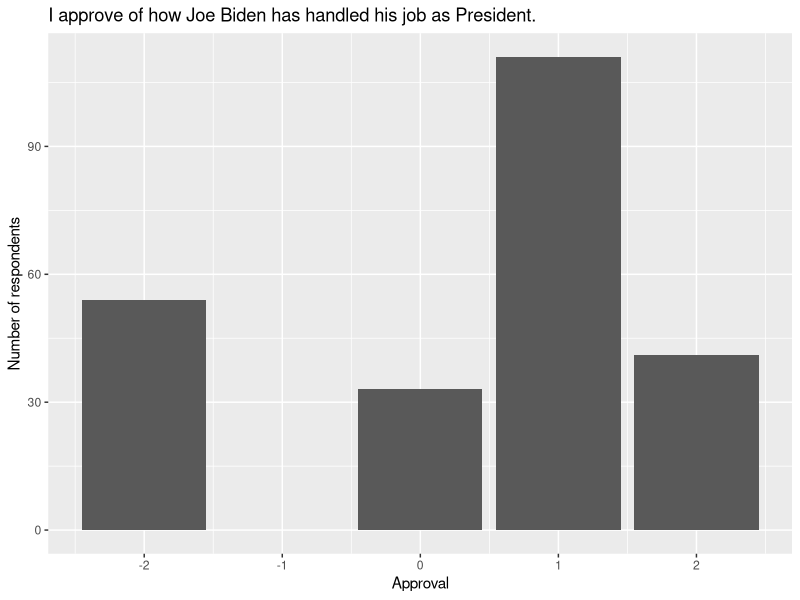
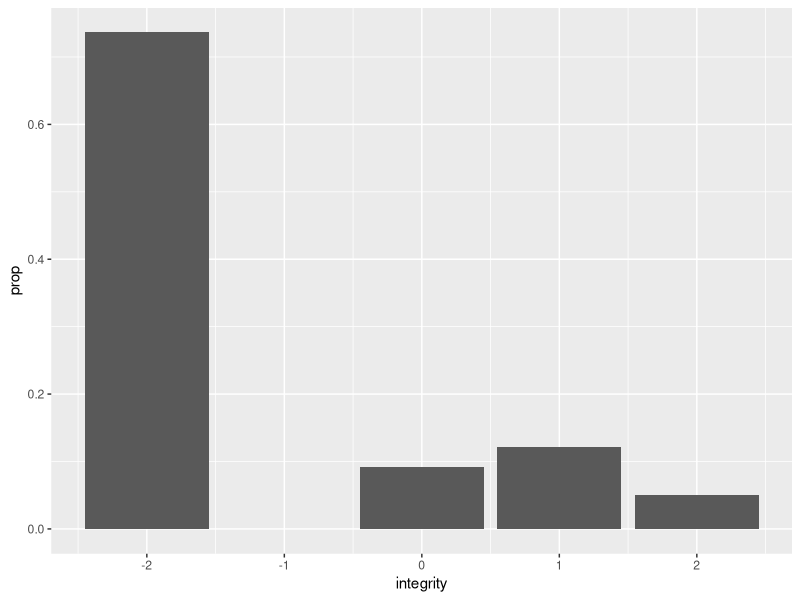
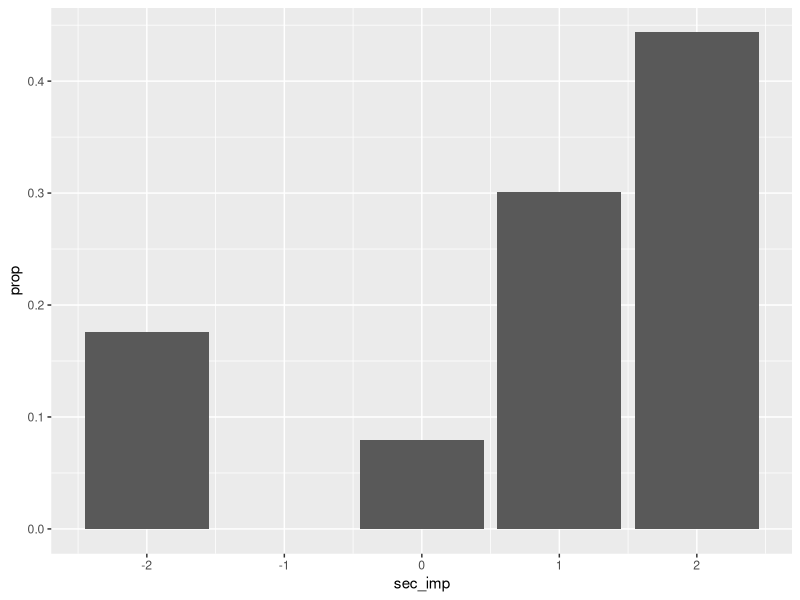
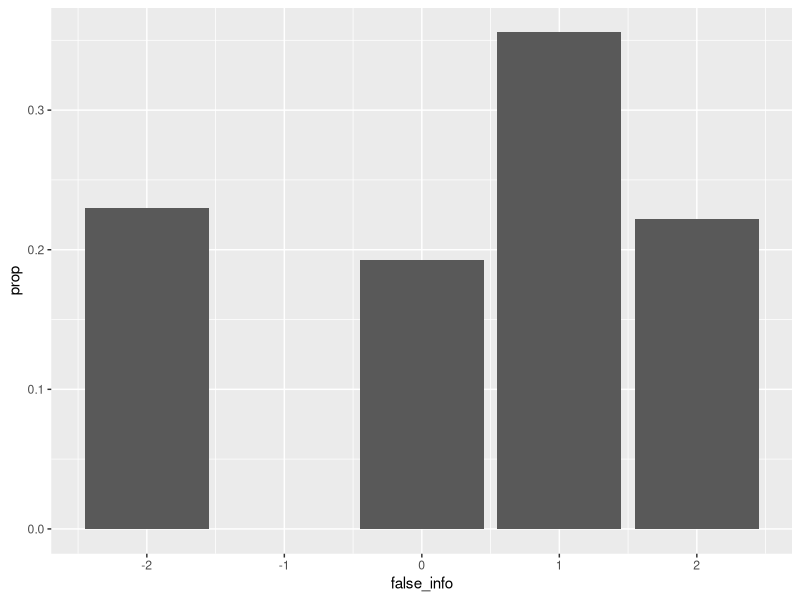
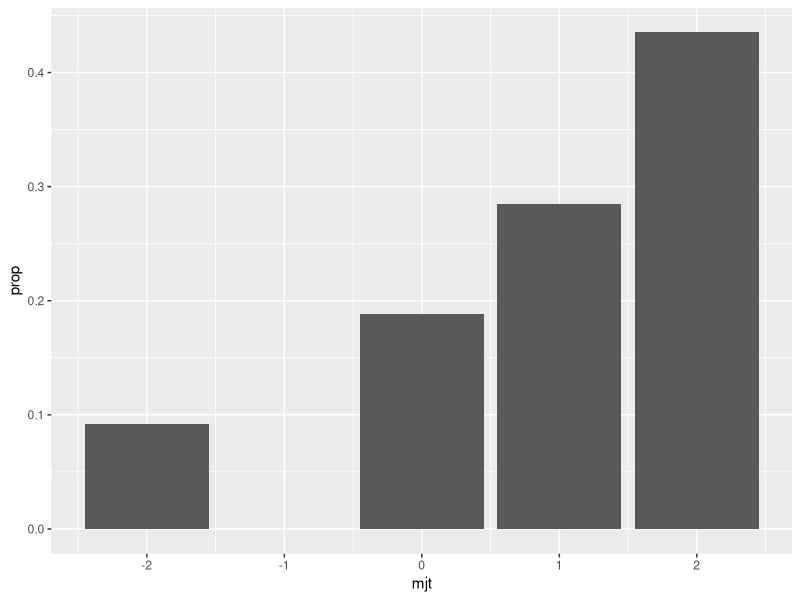
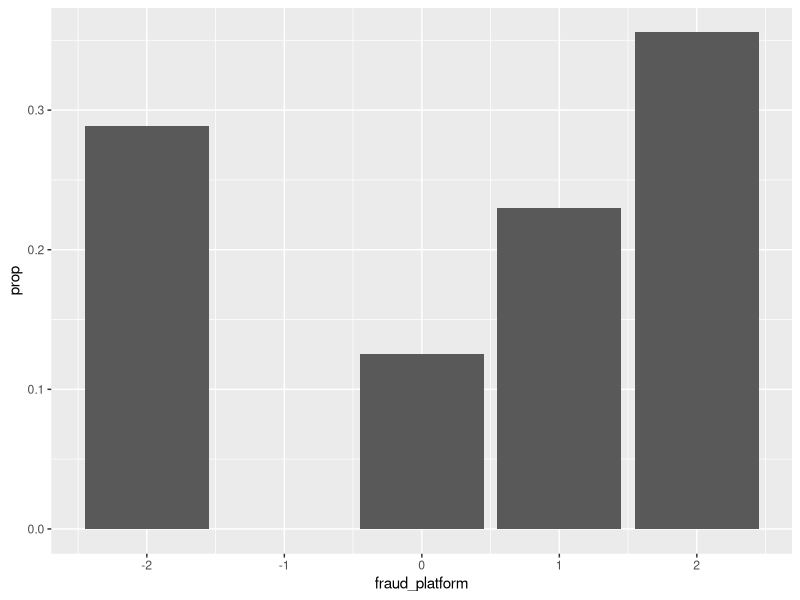
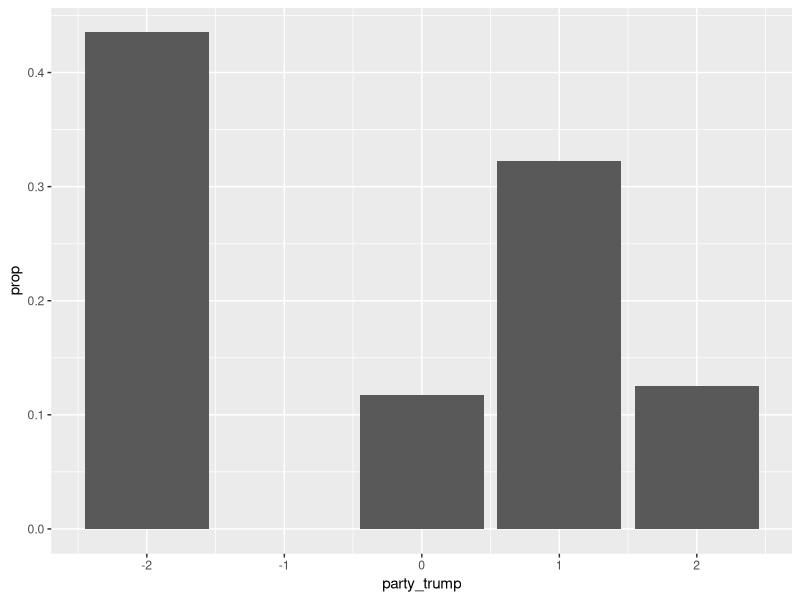
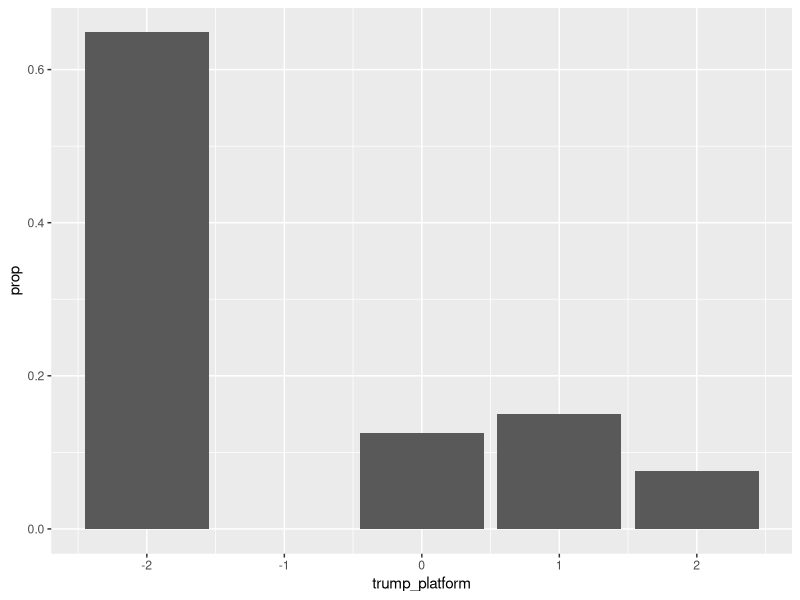

R code for these plots, in order:
## ---- chunk 1
knitr::opts_chunk$set(echo = TRUE)
library(tidyverse)
## ---- chunk 2
poll1 <- read.csv("HODP x HPR_April 10, 2021_20.31.csv") %>%
  tail(-3) %>% 
  select("Finished",
         "ResponseId",
         starts_with("Q"))
## ---- chunk 3
poll2 <- poll1

poll2[poll2 == "Strongly Disagree"] = -2
poll2[poll2 == "Disagree"] = -2
poll2[poll2 == "Neutral"] = 0
poll2[poll2 == "Agree"] = 1
poll2[poll2 == "Strongly Agree"] = 2

poll2 <- poll2 %>%
  mutate(biden = as.numeric(Q1),
         integrity = as.numeric(Q2),
         sec_imp = as.numeric(Q3),
         false_info = as.numeric(Q4),
         mjt = as.numeric(Q5),
         fraud_platform = as.numeric(Q6),
         party_trump = as.numeric(Q7),
         trump_platform = as.numeric(Q8),
         rep_platform = as.numeric(Q9),
         prof_west = as.numeric(Q10),
         op_soc = as.numeric(Q11),
         op_acad = as.numeric(Q12),
         class = as.numeric(Q22),
         gender = Q20,
         race = Q21)

## ---- chunk 4
poll2 %>%
  ggplot(aes(x = biden)) +
  geom_bar() +
  labs(title = "I approve of how Joe Biden has handled his job as President.",
       x = "Approval",
       y = "Number of respondents")

poll2 %>%
  ggplot(aes(x = integrity)) +
  geom_bar(aes(y = ..prop..))

poll2 %>%
  ggplot(aes(x = sec_imp)) +
  geom_bar(aes(y = ..prop..))

poll2 %>%
  ggplot(aes(x = false_info)) +
  geom_bar(aes(y = ..prop..))

poll2 %>%
  ggplot(aes(x = mjt)) +
  geom_bar(aes(y = ..prop..))

poll2 %>%
  ggplot(aes(x = fraud_platform)) +
  geom_bar(aes(y = ..prop..))

poll2 %>%
  ggplot(aes(x = party_trump)) +
  geom_bar(aes(y = ..prop..))

poll2 %>%
  ggplot(aes(x = trump_platform)) +
  geom_bar(aes(y = ..prop..))

poll2 %>%
  ggplot(aes(x = rep_platform)) +
  geom_bar(aes(y = ..prop..))

poll2 %>%
  ggplot(aes(x = prof_west)) +
  geom_bar(aes(y = ..prop..))

poll2 %>%
  ggplot(aes(x = op_soc)) +
  geom_bar(aes(y = ..prop..))

poll2 %>%
  ggplot(aes(x = op_acad)) +
  geom_bar(aes(y = ..prop..))

poll2 %>%
  ggplot(aes(x = race)) +
  geom_bar() +
  coord_flip()
## ---- chunk 5
poll2 %>%
  ggplot(aes(x = biden, y = integrity)) +
  geom_jitter(width = 0.1) +
  geom_smooth(method = 'lm')

poll2 %>%
  ggplot(aes(x = biden, y = false_info)) +
  geom_jitter(width = 0.1) +
  geom_smooth(method = 'lm')

poll2 %>%
  ggplot(aes(x = biden, y = op_soc)) +
  geom_jitter(width = 0.1) +
  geom_smooth(method = 'lm')

poll2 %>%
  ggplot(aes(x = biden, y = op_acad)) +
  geom_jitter(width = 0.1) +
  geom_smooth(method = 'lm')

poll2 %>%
  ggplot(aes(x = prof_west, y = race)) +
  geom_jitter(width = 0.1, alpha = 0.3)
## ---- chunk 6
report <- read_csv("Default Report.csv")
